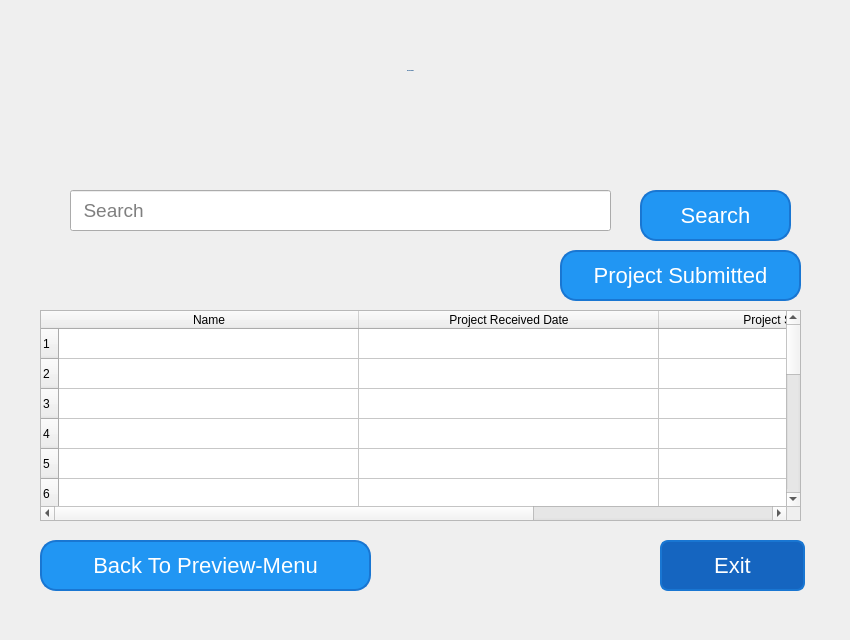
<?xml version="1.0" encoding="UTF-8"?>
<ui version="4.0">
 <class>Interviews</class>
 <widget class="QWidget" name="Interviews">
  <property name="geometry">
   <rect>
    <x>0</x>
    <y>0</y>
    <width>850</width>
    <height>640</height>
   </rect>
  </property>
  <property name="minimumSize">
   <size>
    <width>850</width>
    <height>640</height>
   </size>
  </property>
  <property name="maximumSize">
   <size>
    <width>850</width>
    <height>640</height>
   </size>
  </property>
  <property name="windowTitle">
   <string>Interviews</string>
  </property>
  <property name="styleSheet">
   <string notr="true">QWidget {
background: qlineargradient(spread:pad, x1:0, y1:0, x2:1, y2:1, 
stop:0 #7A9A5D, stop:1 #7AB9FF);


}
QPushButton {
    background-color: #2196F3;
    border-radius: 16px;
    border: 2px solid #1976D2;
    padding: 10px 20px;
    font-size: 22px;
    color: white;
    box-shadow: 0 4px #1976D2;
    transition: all 0.3s ease-in-out;
}

QPushButton:hover {
    background-color: #42A5F5;
    box-shadow: 0 8px #1976D2;
    transform: scale(1.2);  /* Butonu büyüt */
    font-size: 24px; /* Yazıyı büyüt */
}

QPushButton:pressed {
    background-color: #1E88E5;
    box-shadow: 0 2px #1976D2;
    transform: scale(1.1); /* Basılınca biraz küçült */
    font-size: 30px; /* Yazıyı biraz küçült */
}
</string>
  </property>
  <widget class="QPushButton" name="interviews_submit_button">
   <property name="geometry">
    <rect>
     <x>560</x>
     <y>250</y>
     <width>241</width>
     <height>51</height>
    </rect>
   </property>
   <property name="font">
    <font>
     <pointsize>-1</pointsize>
    </font>
   </property>
   <property name="styleSheet">
    <string notr="true"/>
   </property>
   <property name="text">
    <string>Project Submitted</string>
   </property>
  </widget>
  <widget class="QLineEdit" name="interviews_search_line">
   <property name="geometry">
    <rect>
     <x>70</x>
     <y>190</y>
     <width>541</width>
     <height>41</height>
    </rect>
   </property>
   <property name="font">
    <font>
     <pointsize>14</pointsize>
     <kerning>true</kerning>
    </font>
   </property>
   <property name="styleSheet">
    <string notr="true"/>
   </property>
   <property name="frame">
    <bool>true</bool>
   </property>
   <property name="placeholderText">
    <string notr="true">  Search</string>
   </property>
   <property name="cursorMoveStyle">
    <enum>Qt::LogicalMoveStyle</enum>
   </property>
  </widget>
  <widget class="QTableWidget" name="interviews_table">
   <property name="geometry">
    <rect>
     <x>40</x>
     <y>310</y>
     <width>761</width>
     <height>211</height>
    </rect>
   </property>
   <property name="font">
    <font>
     <pointsize>12</pointsize>
    </font>
   </property>
   <property name="rowCount">
    <number>17</number>
   </property>
   <property name="columnCount">
    <number>3</number>
   </property>
   <attribute name="horizontalHeaderCascadingSectionResizes">
    <bool>false</bool>
   </attribute>
   <attribute name="horizontalHeaderDefaultSectionSize">
    <number>300</number>
   </attribute>
   <attribute name="horizontalHeaderStretchLastSection">
    <bool>true</bool>
   </attribute>
   <attribute name="verticalHeaderMinimumSectionSize">
    <number>24</number>
   </attribute>
   <row/>
   <row/>
   <row/>
   <row/>
   <row/>
   <row/>
   <row/>
   <row/>
   <row/>
   <row/>
   <row/>
   <row/>
   <row/>
   <row/>
   <row/>
   <row/>
   <row/>
   <column>
    <property name="text">
     <string>Name</string>
    </property>
   </column>
   <column>
    <property name="text">
     <string>Project Received Date</string>
    </property>
   </column>
   <column>
    <property name="text">
     <string>Project Submission Date</string>
    </property>
   </column>
  </widget>
  <widget class="QPushButton" name="pushButton_Exit">
   <property name="geometry">
    <rect>
     <x>660</x>
     <y>540</y>
     <width>145</width>
     <height>51</height>
    </rect>
   </property>
   <property name="font">
    <font>
     <pointsize>-1</pointsize>
    </font>
   </property>
   <property name="styleSheet">
    <string notr="true">QPushButton {
  background-color: #1565C0;
    border-radius: 8px;
    border: 2px solid #1976D2;
    padding: 10px 20px;
    font-size: 22px;
    color: white;
    box-shadow: 0 4px #1976D2;
    transition: all 0.3s ease;
}
QPushButton:hover {
    background-color: #42A5F5;
    box-shadow: 0 6px #1976D2;
    transform: translateY(-4px);
}

QPushButton:pressed {
    background-color: #1E88E5;
    box-shadow: 0 2px #1976D2;
    transform: translateY(2px);
}</string>
   </property>
   <property name="text">
    <string>Exit</string>
   </property>
   <property name="icon">
    <iconset>
     <normaloff>icons/exit.png.png</normaloff>icons/exit.png.png</iconset>
   </property>
  </widget>
  <widget class="QLabel" name="interviews_title_label">
   <property name="geometry">
    <rect>
     <x>-40</x>
     <y>0</y>
     <width>901</width>
     <height>141</height>
    </rect>
   </property>
   <property name="font">
    <font>
     <family>Verdana</family>
     <pointsize>-1</pointsize>
     <weight>75</weight>
     <italic>false</italic>
     <bold>true</bold>
    </font>
   </property>
   <property name="styleSheet">
    <string notr="true">QWidget {
    font: bold 32px &quot;Verdana&quot;;
    color: #004080;
background: qlineargradient(spread:pad, x1:0, y1:0, x2:1, y2:1,
    stop:0 #A1C4E9, stop:0.3 #C2D9F0, stop:0.7 #A5B8C9, stop:1 #7A9EB9);



    text-shadow: 1px 1px 3px #003366;
    border-radius: 18px;
}</string>
   </property>
   <property name="text">
    <string>INTERVIEWS</string>
   </property>
   <property name="alignment">
    <set>Qt::AlignCenter</set>
   </property>
  </widget>
  <widget class="QPushButton" name="interviews_search_button">
   <property name="geometry">
    <rect>
     <x>640</x>
     <y>190</y>
     <width>151</width>
     <height>51</height>
    </rect>
   </property>
   <property name="text">
    <string>Search</string>
   </property>
   <property name="icon">
    <iconset resource="icons.qrc.qrc">
     <normaloff>:/newPrefix/icons/search.png.png</normaloff>:/newPrefix/icons/search.png.png</iconset>
   </property>
  </widget>
  <widget class="QPushButton" name="pushButton_geriDon">
   <property name="geometry">
    <rect>
     <x>40</x>
     <y>540</y>
     <width>331</width>
     <height>51</height>
    </rect>
   </property>
   <property name="font">
    <font>
     <pointsize>-1</pointsize>
    </font>
   </property>
   <property name="styleSheet">
    <string notr="true"/>
   </property>
   <property name="text">
    <string>Back To Preview-Menu</string>
   </property>
   <property name="icon">
    <iconset resource="icons.qrc.qrc">
     <normaloff>:/newPrefix/icons/return.png.png</normaloff>:/newPrefix/icons/return.png.png</iconset>
   </property>
  </widget>
 </widget>
 <resources>
  <include location="icons.qrc.qrc"/>
 </resources>
 <connections/>
</ui>
